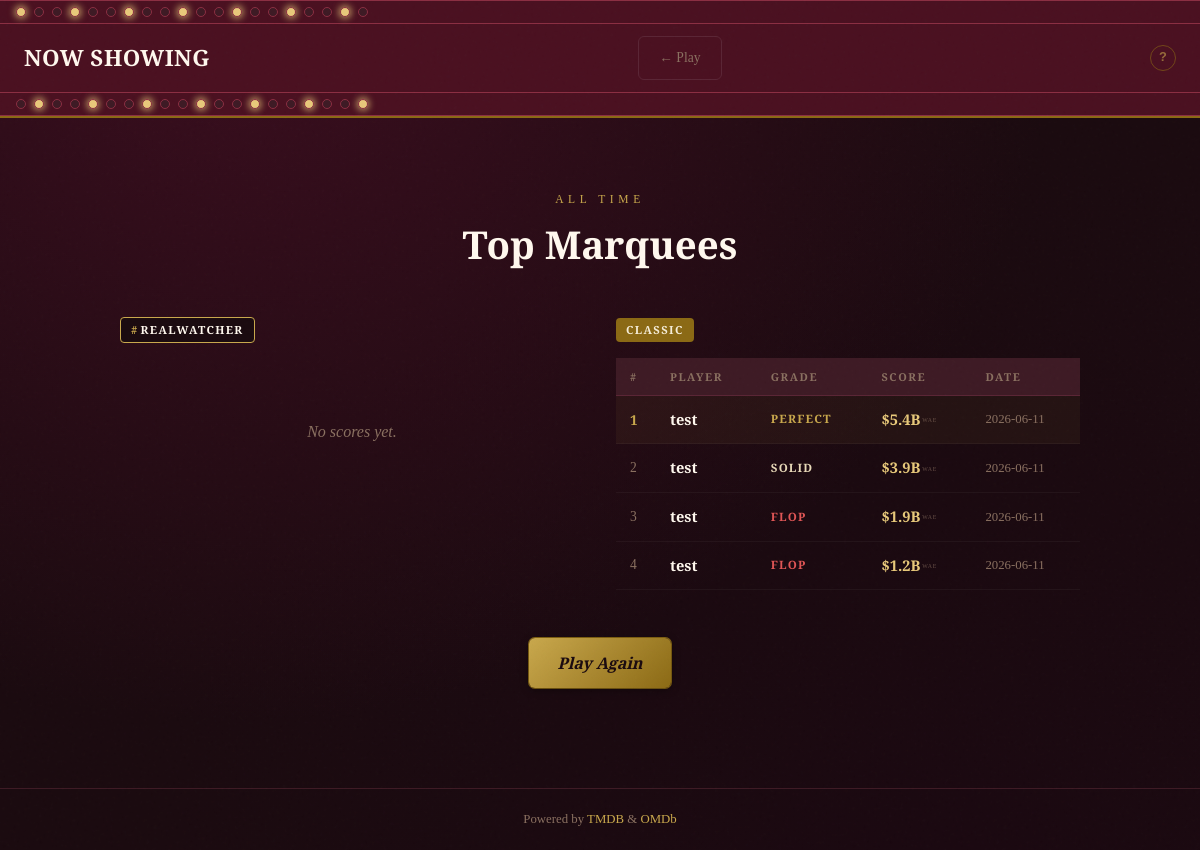
The page /leaderboard on the database as committed earlier.
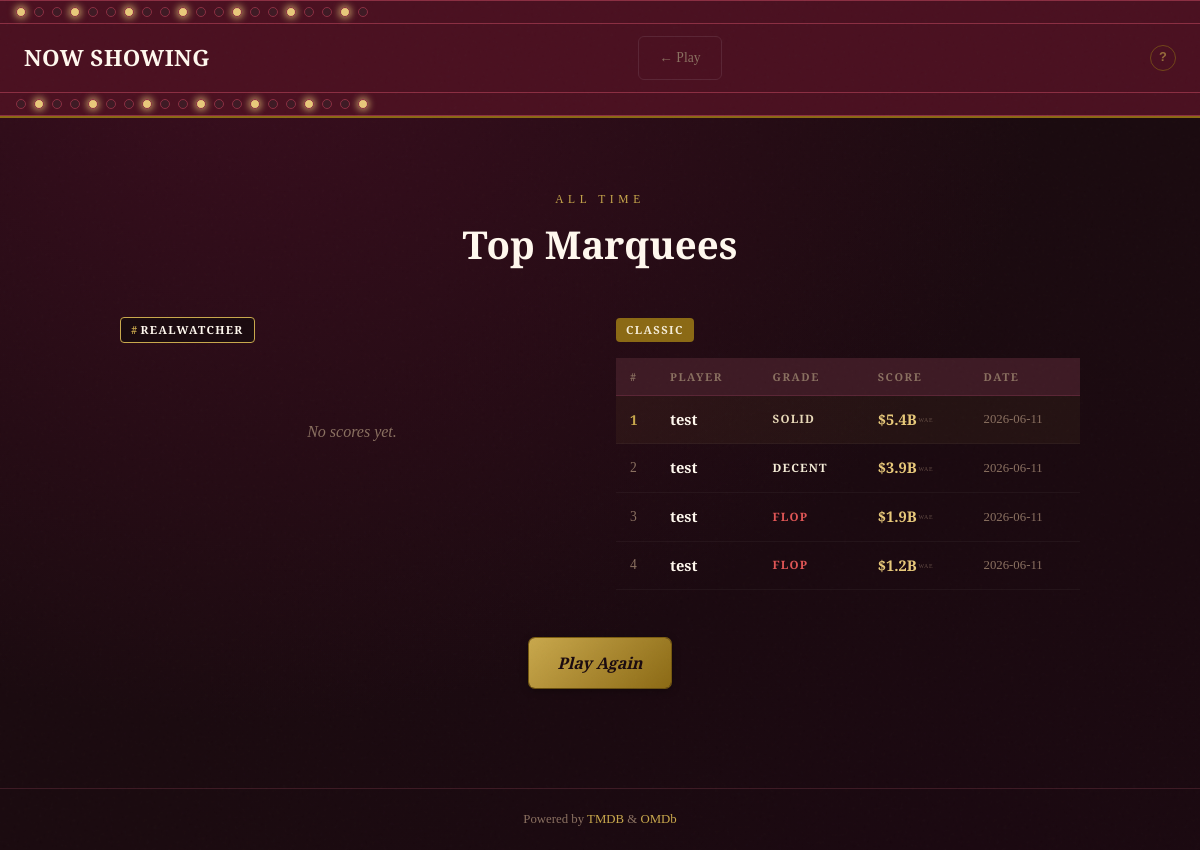
The same page on the database as committed later.
### tables this page shows
CREATE TABLE scores (
                id          INTEGER PRIMARY KEY AUTOINCREMENT,
                player      TEXT    NOT NULL,
                mode        TEXT    NOT NULL,
                final_score INTEGER NOT NULL,
                grade       TEXT    NOT NULL,
                played_at   TEXT    NOT NULL,
                share_token TEXT    UNIQUE,
                result_json TEXT
            );

### app.py (the view)
@app.get("/leaderboard")
def leaderboard():
    rw = query("""
        SELECT player, final_score, grade, played_at
        FROM scores WHERE mode = 'realwatcher' AND player != ''
        ORDER BY final_score DESC LIMIT 25
    """)
    classic = query("""
        SELECT player, final_score, grade, played_at
        FROM scores WHERE mode = 'classic' AND player != ''
        ORDER BY final_score DESC LIMIT 25
    """)
    return render_template("leaderboard.html",
                           rw_entries=[dict(r) for r in rw],
                           classic_entries=[dict(r) for r in classic])

### app.py (called while the page is built)
def get_db():
    if "db" not in g:
        g.db = sqlite3.connect(DB_PATH)
        g.db.row_factory = sqlite3.Row
    return g.db

def query(sql, params=()):
    return get_db().execute(sql, params).fetchall()

@app.template_filter("wae")
def wae_filter(value):
    if value is None:
        return Markup("—")
    try:
        v = float(value)
    except (TypeError, ValueError):
        return Markup("—")
    if abs(v) >= 1000:
        num = f"${v / 1000:.1f}B"
    else:
        num = f"${v:,.0f}M"
    return Markup(f'{num}<span class="wae-unit">WAE</span>')

@app.context_processor
def inject_scoring():
    return {"scoring": SCORING}

### templates/leaderboard.html (shortened to what this page needs)
{% extends "base.html" %}
{% block nav %}
<a href="/" class="btn-ghost" style="font-size:.85rem">← Play</a>
{% endblock %}
{% block content %}
<section class="leaderboard">
  <div class="leaderboard-stage">
    <div class="leaderboard-header">
      <p class="leaderboard-eyebrow">All Time</p>
      <h1 class="leaderboard-title">Top Marquees</h1>
    </div>
    {% macro lb_table(entries) %}
    {% if entries %}
    <table class="lb-table">
      <thead>
        <tr>
          <th>#</th>
          <th>Player</th>
          <th>Grade</th>
          <th>Score</th>
          <th class="lb-date">Date</th>
        </tr>
      </thead>
      <tbody>
        {% for e in entries %}
        <tr class="lb-row {% if loop.index == 1 %}lb-top{% endif %}">
          <td class="lb-rank">{{ loop.index }}</td>
          <td class="lb-player">{{ e.player }}</td>
          <td class="lb-grade grade-{{ e.grade | lower }}">{{ e.grade }}</td>
          <td class="lb-score">{{ e.final_score | wae }}</td>
          <td class="lb-date">{{ e.played_at[:10] }}</td>
        </tr>
        {% endfor %}
      </tbody>
    </table>
    {% else %}
    <p class="lb-empty">No scores yet.</p>
    {% endif %}
    {% endmacro %}
    <div class="lb-sections">
      <div class="lb-section" id="realwatcher">
        <div class="lb-section-header">
          <span class="lb-section-badge badge-rw"><span class="rw-hash">#</span>RealWatcher</span>
        </div>
        {{ lb_table(rw_entries) }}
      </div>
      <div class="lb-section" id="classic">
        <div class="lb-section-header">
          <span class="lb-section-badge badge-classic">Classic</span>
        </div>
        {{ lb_table(classic_entries) }}
      </div>
    </div>
    <div class="lb-play-again">
      <form action="/game/restart" method="POST">
        <button type="submit" class="btn-primary">Play Again</button>
      </form>
    </div>
  </div>
</section>
{% endblock %}

### templates/base.html (shortened to what this page needs)
<!DOCTYPE html>
<html lang="en">
<head>
  <link rel="stylesheet" href="{{ url_for('static', filename='css/main.css') }}">
</head>
<body>
  <div class="grain"></div>
  <header class="site-header">
    <div class="marquee-bulbs top-bulbs">
      {% for i in range(20) %}<span class="bulb {% if i % 3 == 0 %}on{% endif %}"></span>{% endfor %}
    </div>
    <div class="header-inner">
      <a href="/" class="wordmark">
        <span class="wordmark-showing">NOW SHOWING</span>
      </a>
      {% if self.nav() %}
      <nav class="header-nav">{% block nav %}{% endblock %}</nav>
      {% endif %}
      <button class="scoring-info-btn" id="btn-scoring-info" aria-label="How scoring works">?</button>
    </div>
    <div class="marquee-bulbs bottom-bulbs">
      {% for i in range(20) %}<span class="bulb {% if i % 3 == 1 %}on{% endif %}"></span>{% endfor %}
    </div>
  </header>
  <main class="site-main">
    {% block content %}{% endblock %}
  </main>
  <footer class="site-footer">
    <p>Powered by <a href="https://www.themoviedb.org" target="_blank">TMDB</a> &amp; <a href="https://www.omdbapi.com" target="_blank">OMDb</a></p>
  </footer>
</body>
</html>

Rows that differ between the two databases and show on the page:
changed scores "$5.4B WAE": grade "PERFECT" → "SOLID"
changed scores "$3.9B WAE": grade "SOLID" → "DECENT"
